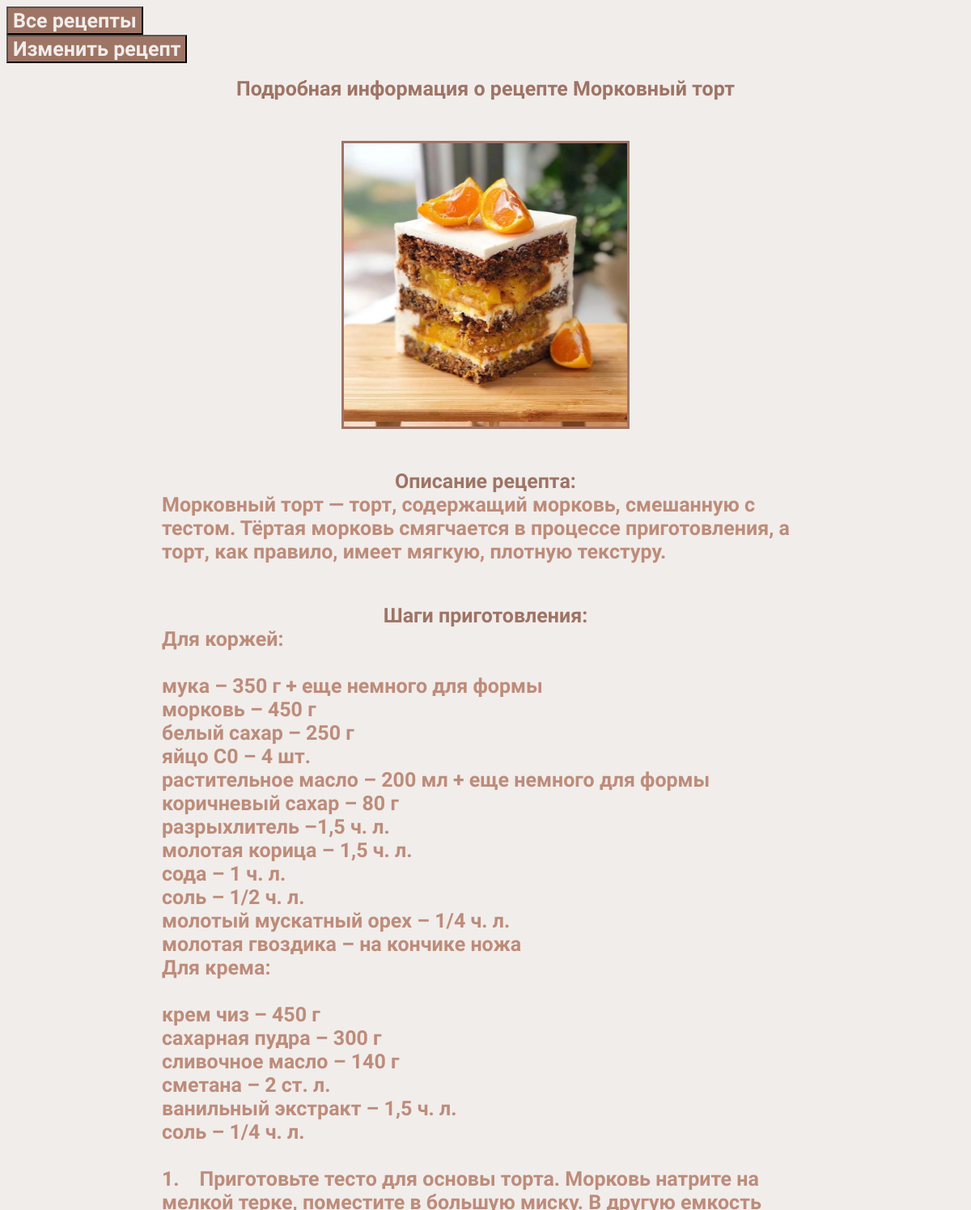
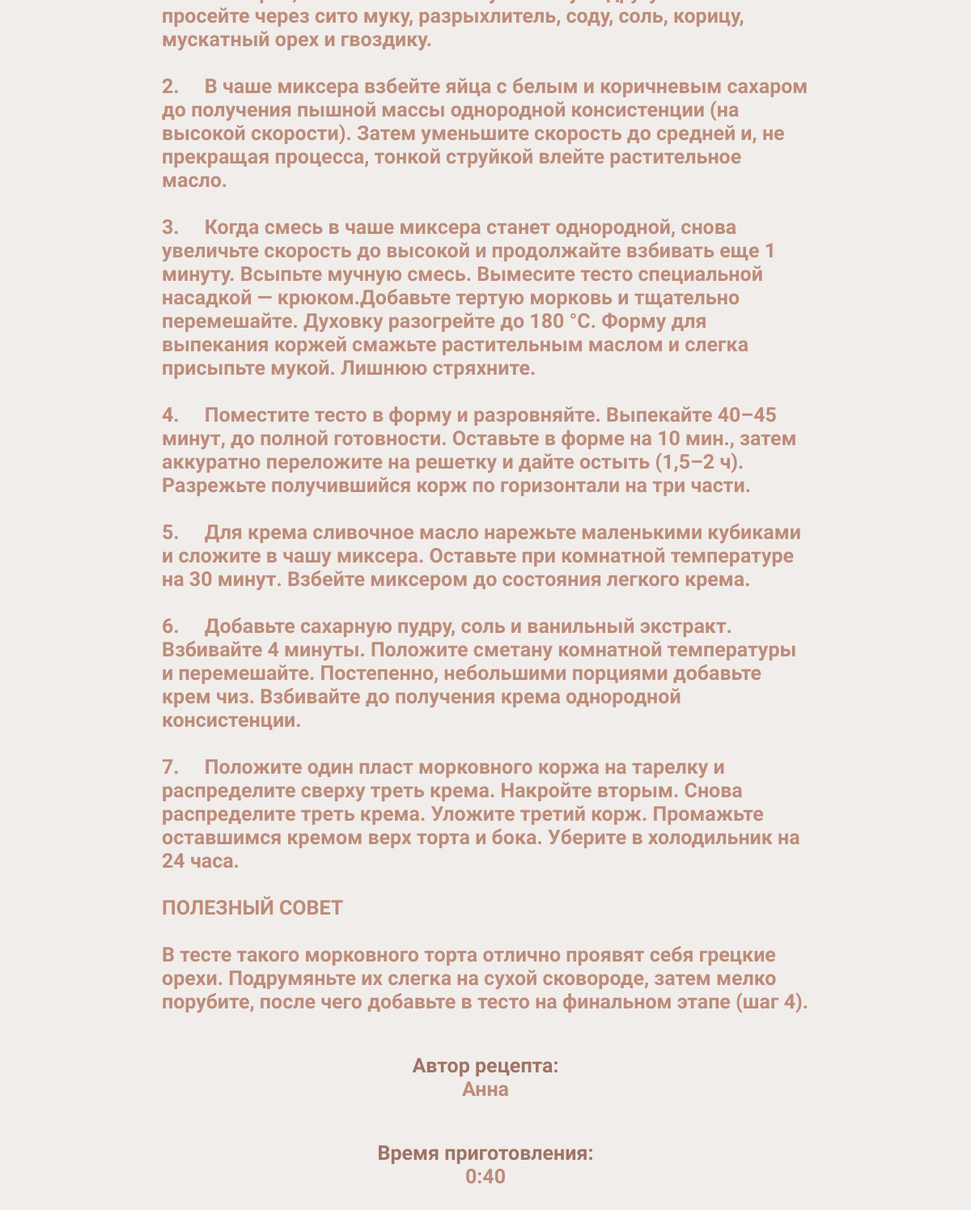
Screenshot of /receipt_details/23 with the database file from the repository (2 pictures, top to bottom).
### main/models.py (models this page shows, shortened)
class Receipt(models.Model):
    name = models.CharField(max_length=30, verbose_name="Название")
    description = models.TextField(blank=True, verbose_name="Описание")
    cooking_steps = models.TextField(verbose_name="Шаги приготовления")
    cooking_time = models.TimeField(null=True, verbose_name="Время приготовления")
    image = models.ImageField(upload_to='static/image_from_client',
                              null=True,
                              blank=True,
                              verbose_name="Изображение")
    author = models.CharField(max_length=50, null=False, verbose_name="Автор")
    user_created = models.ForeignKey(User, on_delete=models.CASCADE, blank=True)

### main/views.py (the view)
# urls.py: path("receipt_details/<int:pk>", DetailReceiptDetailsView.as_view(), name="receipt_details"),
class DetailReceiptDetailsView(DetailView):
    template_name = "main/receipt-details.html"
    model = Receipt
    context_object_name = "receipts"

### main/templates/main/receipt-details.html (shortened to what this page needs)
{% extends "main/index.html" %}
{% block body %}
    <div><button class="button"><a href="{% url "main:home_page" %}">Все рецепты</a></button></div>
    <div><button class="button"><a href="{% url "main:update_receipt" pk=object.pk %}">Изменить рецепт</a></button></div>
    <div>
        <h1 class="detail-h1 header">Подробная информация о рецепте {{ receipts.name }}</h1>
        <div class="detail-full-info">
            {% if receipts.image.url != ""  %}
            <img src="{{ receipts.image.url }}" alt="{{ receipts.name }}" class="img-detail">
            {% else %}
            Изображение отсутствует
            {% endif %}
        </div>
        <div class="detail-full-info">
            <span class="detail-title">Описание рецепта: </span>{{ receipts.description }}
        </div>
        <div class="detail-full-info">
            <span class="detail-title">Шаги приготовления: </span> <span class="steps">{{ receipts.cooking_steps }}</span>
        </div>
        <div class="detail-full-info">
            <span class="detail-title">Автор рецепта: </span> {{ receipts.author }}
        </div>
        <div class="detail-full-info">
            <span class="detail-title">Время приготовления: </span> <time>{{ receipts.cooking_time }}</time>
        </div>
    </div>
{% endblock %}

### main/static/css/style.css (style rules this page uses)
* { font-family: "Amatic SC", serif; font-weight: 700; font-style: normal; font-size: 25px; }
body { color: #bd8c7a; background: #f1edeb; }
img { height: 450px; width: 600px; }
a, a:visited, a:hover, a:active { text-decoration: none; color: #9e7465; }
.button > a { color: #f1edeb; }
.button { background: #9e7464; }
.detail-h1 { display: flex; justify-content: center; }
.detail-full-info { height: 100%; display: flex; flex-direction: column; max-width: 800px; margin: 50px auto; align-items: center; }
.detail-title { color: #9e7465; font-weight: bold; }
.steps { white-space: pre-wrap; }
.img-detail { display: flex; height: 350px; width: 350px; border: #9e7465 solid 3px; }
.header { color: #9e7465; }

### rows the page displays
Receipt: name "Морковный торт", image (picture), description "Морковный торт — торт, содержащий морковь, смешанную с тестом. Тёртая морковь смягчается в процессе приготовления, а торт, как правило, имеет мягкую, плотную текстуру.", cooking_steps "Для коржей: мука – 350 г + еще немного для формы морковь – 450 г белый сахар – 250 г яйцо С0 – 4 шт. растительное масло – 200 мл + еще немного для формы коричневый сахар – 80 г разрыхлитель –1,5 ч. л. молотая корица – 1,5 ч. л. сода – 1 ч. л. соль – 1/2 ч. л. молотый мускатный орех – 1/4 ч. л. молотая гвоздика – на кончике ножа Для крема: крем чиз – 450 г сахарная пудра – 300 г сливочное масло – 140 г сметана – 2 ст. л. ванильный экстракт – 1,5 ч. л. соль – 1/4 ч. л. 1. Приготовьте тесто для основы торта. Морковь натрите на мелкой терке, поместите в большую миску. В другую емкость просейте через сито муку, разрыхлитель, соду, соль, корицу, мускатный орех и гвоздику. 2. В чаше миксера…", author "Анна", cooking_time "0:40"
